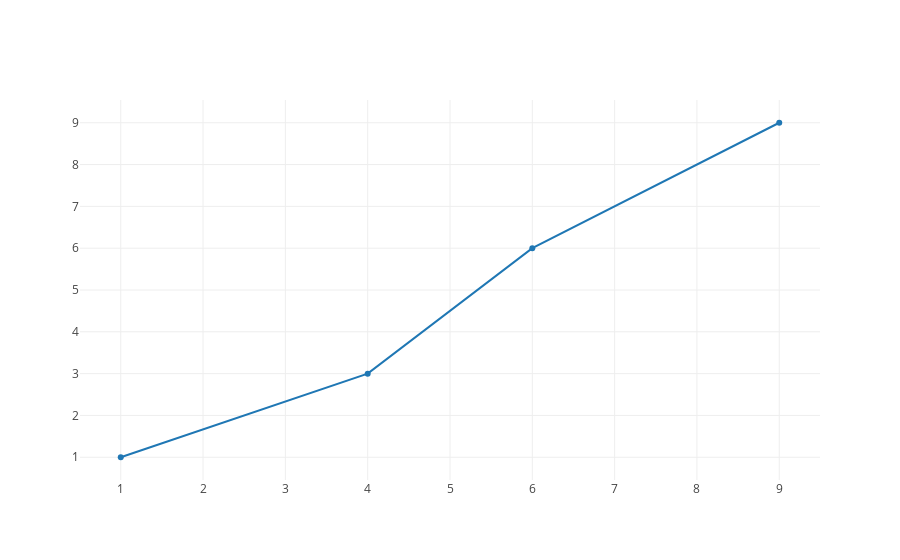

The notebook cell this image was saved under:
### Markdown cell above
Now let's discuss how a trace represents data.  In the `trace` in the code below, we plot four points.  Notice that we provide the $x$ and $y$ coordinates in two separate attributes of the dictionary.  Change around the data to get a feel for how it works.

### Code cell
trace = {'x': [1, 4, 6, 9], 'y': [1, 3, 6, 9]}

plotly.offline.iplot([
    trace
])

### Figure 1 — Plotly figure (JSON) as saved in the notebook; plotly's stock layout.template omitted (floating-point values rounded to 4 significant figures)
{"data": [{"type": "scatter", "uid": "c6a197f0-cabd-11e9-9239-edf9e4bc84bd", "x": [1, 4, 6, 9], "y": [1, 3, 6, 9]}], "layout": {}}
